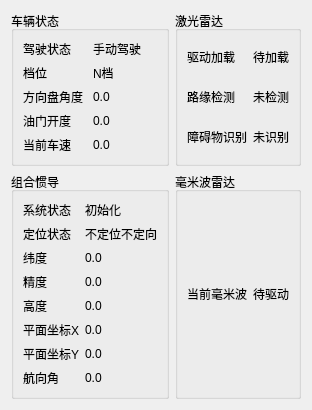
          <widget class="QWidget" name="tab_5">
           <attribute name="title">
            <string>参数</string>
           </attribute>
           <layout class="QGridLayout" name="gridLayout_6">
            <item row="0" column="0">
             <layout class="QGridLayout" name="gridLayout_5">
              <item row="0" column="1">
               <widget class="QGroupBox" name="groupBox_10">
                <property name="title">
                 <string>激光雷达</string>
                </property>
                <layout class="QGridLayout" name="gridLayout_15">
                 <item row="0" column="0">
                  <layout class="QGridLayout" name="gridLayout_14">
                   <item row="0" column="0">
                    <widget class="QLabel" name="label_54">
                     <property name="text">
                      <string>驱动加载</string>
                     </property>
                    </widget>
                   </item>
                   <item row="0" column="1">
                    <widget class="QLabel" name="label_57">
                     <property name="text">
                      <string>待加载</string>
                     </property>
                    </widget>
                   </item>
                   <item row="1" column="0">
                    <widget class="QLabel" name="label_55">
                     <property name="text">
                      <string>路缘检测</string>
                     </property>
                    </widget>
                   </item>
                   <item row="1" column="1">
                    <widget class="QLabel" name="label_58">
                     <property name="text">
                      <string>未检测</string>
                     </property>
                    </widget>
                   </item>
                   <item row="2" column="0">
                    <widget class="QLabel" name="label_56">
                     <property name="text">
                      <string>障碍物识别</string>
                     </property>
                    </widget>
                   </item>
                   <item row="2" column="1">
                    <widget class="QLabel" name="label_59">
                     <property name="text">
                      <string>未识别</string>
                     </property>
                    </widget>
                   </item>
                  </layout>
                 </item>
                </layout>
               </widget>
              </item>
              <item row="1" column="1">
               <widget class="QGroupBox" name="groupBox_11">
                <property name="title">
                 <string>毫米波雷达</string>
                </property>
                <layout class="QGridLayout" name="gridLayout_17">
                 <item row="0" column="0">
                  <layout class="QGridLayout" name="gridLayout_16">
                   <item row="0" column="0">
                    <widget class="QLabel" name="label_60">
                     <property name="text">
                      <string>当前毫米波</string>
                     </property>
                    </widget>
                   </item>
                   <item row="0" column="1">
                    <widget class="QLabel" name="label_61">
                     <property name="text">
                      <string>待驱动</string>
                     </property>
                    </widget>
                   </item>
                  </layout>
                 </item>
                </layout>
               </widget>
              </item>
              <item row="0" column="0">
               <widget class="QGroupBox" name="groupBox_8">
                <property name="title">
                 <string>车辆状态</string>
                </property>
                <layout class="QGridLayout" name="gridLayout_11">
                 <item row="0" column="0">
                  <layout class="QGridLayout" name="gridLayout_9">
                   <item row="0" column="0">
                    <widget class="QLabel" name="label_9">
                     <property name="text">
                      <string>驾驶状态</string>
                     </property>
                    </widget>
                   </item>
                   <item row="0" column="1">
                    <widget class="QLabel" name="label_14">
                     <property name="text">
                      <string>手动驾驶</string>
                     </property>
                    </widget>
                   </item>
                   <item row="1" column="0">
                    <widget class="QLabel" name="label_30">
                     <property name="text">
                      <string>档位</string>
                     </property>
                    </widget>
                   </item>
                   <item row="1" column="1">
                    <widget class="QLabel" name="label_31">
                     <property name="text">
                      <string>N档</string>
                     </property>
                    </widget>
                   </item>
                   <item row="2" column="0">
                    <widget class="QLabel" name="label_32">
                     <property name="text">
                      <string>方向盘角度</string>
                     </property>
                    </widget>
                   </item>
                   <item row="2" column="1">
                    <widget class="QLabel" name="label_33">
                     <property name="text">
                      <string>0.0</string>
                     </property>
                    </widget>
                   </item>
                   <item row="3" column="0">
                    <widget class="QLabel" name="label_34">
                     <property name="text">
                      <string>油门开度</string>
                     </property>
                    </widget>
                   </item>
                   <item row="3" column="1">
                    <widget class="QLabel" name="label_35">
                     <property name="text">
                      <string>0.0</string>
                     </property>
                    </widget>
                   </item>
                   <item row="4" column="0">
                    <widget class="QLabel" name="label_36">
                     <property name="text">
                      <string>当前车速</string>
                     </property>
                    </widget>
                   </item>
                   <item row="4" column="1">
                    <widget class="QLabel" name="label_37">
                     <property name="text">
                      <string>0.0</string>
                     </property>
                    </widget>
                   </item>
                  </layout>
                 </item>
                </layout>
               </widget>
              </item>
              <item row="1" column="0">
               <widget class="QGroupBox" name="groupBox_9">
                <property name="title">
                 <string>组合惯导</string>
                </property>
                <layout class="QGridLayout" name="gridLayout_13">
                 <item row="0" column="0">
                  <layout class="QGridLayout" name="gridLayout_12">
                   <item row="0" column="0">
                    <widget class="QLabel" name="label_38">
                     <property name="text">
                      <string>系统状态</string>
                     </property>
                    </widget>
                   </item>
                   <item row="0" column="1">
                    <widget class="QLabel" name="label_53">
                     <property name="text">
                      <string>初始化</string>
                     </property>
                    </widget>
                   </item>
                   <item row="1" column="0">
                    <widget class="QLabel" name="label_39">
                     <property name="text">
                      <string>定位状态</string>
                     </property>
                    </widget>
                   </item>
                   <item row="1" column="1">
                    <widget class="QLabel" name="label_52">
                     <property name="text">
                      <string>不定位不定向</string>
                     </property>
                    </widget>
                   </item>
                   <item row="2" column="0">
                    <widget class="QLabel" name="label_40">
                     <property name="text">
                      <string>纬度</string>
                     </property>
                    </widget>
                   </item>
                   <item row="2" column="1">
                    <widget class="QLabel" name="label_48">
                     <property name="text">
                      <string>0.0</string>
                     </property>
                    </widget>
                   </item>
                   <item row="3" column="0">
                    <widget class="QLabel" name="label_41">
                     <property name="text">
                      <string>精度</string>
                     </property>
                    </widget>
                   </item>
                   <item row="3" column="1">
                    <widget class="QLabel" name="label_46">
                     <property name="text">
                      <string>0.0</string>
                     </property>
                    </widget>
                   </item>
                   <item row="4" column="0">
                    <widget class="QLabel" name="label_42">
                     <property name="text">
                      <string>高度</string>
                     </property>
                    </widget>
                   </item>
                   <item row="4" column="1">
                    <widget class="QLabel" name="label_51">
                     <property name="text">
                      <string>0.0</string>
                     </property>
                    </widget>
                   </item>
                   <item row="5" column="0">
                    <widget class="QLabel" name="label_43">
                     <property name="text">
                      <string>平面坐标X</string>
                     </property>
                    </widget>
                   </item>
                   <item row="5" column="1">
                    <widget class="QLabel" name="label_50">
                     <property name="text">
                      <string>0.0</string>
                     </property>
                    </widget>
                   </item>
                   <item row="6" column="0">
                    <widget class="QLabel" name="label_44">
                     <property name="text">
                      <string>平面坐标Y</string>
                     </property>
                    </widget>
                   </item>
                   <item row="6" column="1">
                    <widget class="QLabel" name="label_49">
                     <property name="text">
                      <string>0.0</string>
                     </property>
                    </widget>
                   </item>
                   <item row="7" column="0">
                    <widget class="QLabel" name="label_45">
                     <property name="text">
                      <string>航向角</string>
                     </property>
                    </widget>
                   </item>
                   <item row="7" column="1">
                    <widget class="QLabel" name="label_47">
                     <property name="text">
                      <string>0.0</string>
                     </property>
                    </widget>
                   </item>
                  </layout>
                 </item>
                </layout>
               </widget>
              </item>
             </layout>
            </item>
           </layout>
          </widget>
